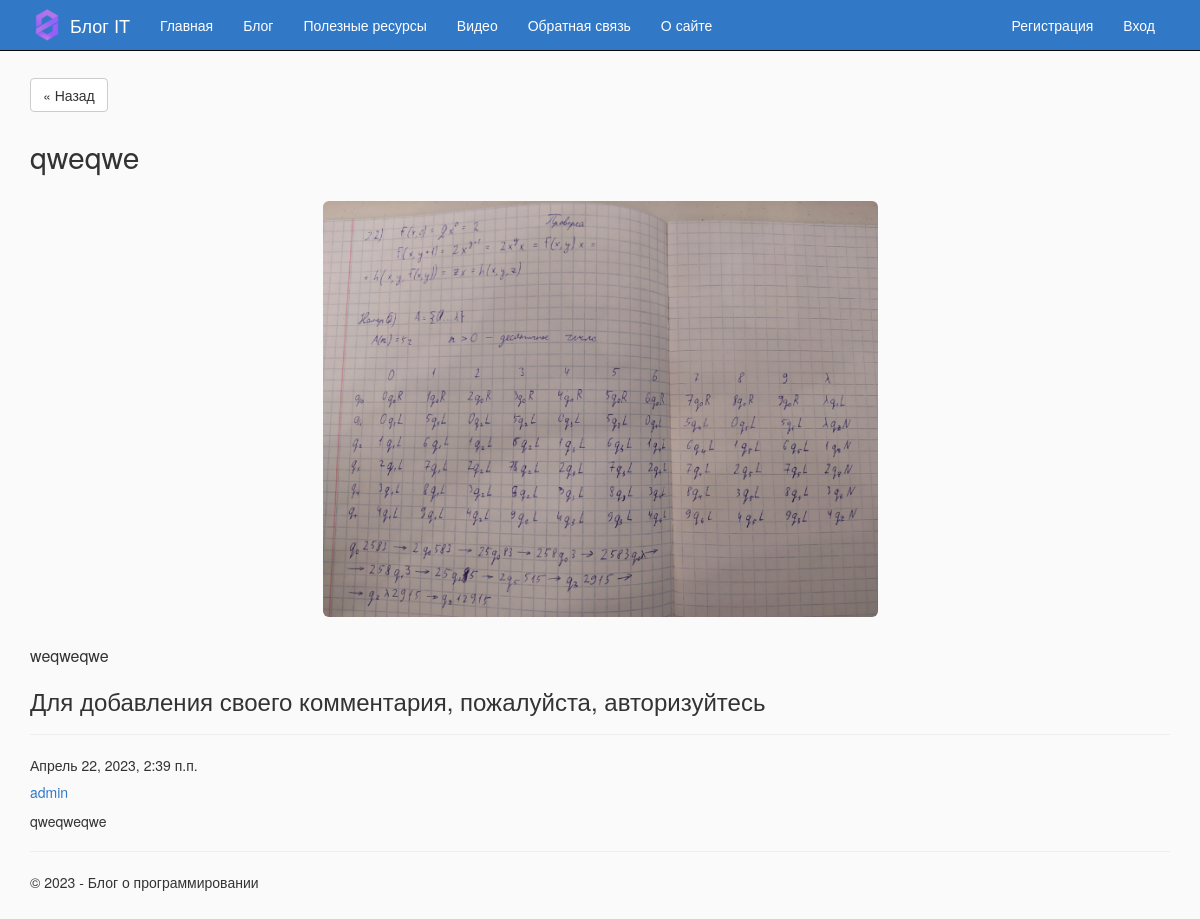
/6/, run on the app's committed database.
### app/models.py (models this page shows, shortened)
class Article(models.Model):
    author = models.ForeignKey(
        User, null=True, blank=True, on_delete=models.SET_NULL, verbose_name="Автор"
    )
    title = models.CharField(
        max_length=100, unique_for_date="posted", verbose_name="Заголовок"
    )
    description = models.TextField(verbose_name="Краткое содержание")
    content = models.TextField(verbose_name="Полное содержание")
    posted = models.DateTimeField(
        default=datetime.now(), db_index=True, verbose_name="Опубликована"
    )
    image = models.FileField(default="temp.jpg", verbose_name="Путь к картинке")
    class Meta:
        db_table = "Posts"
        ordering = ["-posted"]
        verbose_name = "статья блога"
        verbose_name_plural = "статьи блога"

class Comment(models.Model):
    text = models.TextField(verbose_name="Комментарий")
    date = models.DateTimeField(
        default=datetime.now(), db_index=True, verbose_name="Дата"
    )
    author = models.ForeignKey(User, on_delete=models.CASCADE, verbose_name="Автор")
    post = models.ForeignKey(Article, on_delete=models.CASCADE, verbose_name="Статья")
    class Meta:
        db_table = "Comments"
        verbose_name = "Комментарий"
        verbose_name_plural = "Комментарии к статьям блога"
        ordering = ["-date"]

### app/views.py (the view)
# urls.py: re_path(r'^(?P<parametr>\d+)/$', views.article, name='article'),
def article(request, parametr):
    post = Article.objects.get(id=parametr)
    comments = Comment.objects.filter(post=parametr)
    if request.method == "POST":
        form = CommentForm(request.POST)
        if form.is_valid():
            comment = form.save(commit=False)
            comment.author = request.user
            comment.date = datetime.now()
            comment.post = Article.objects.get(id=parametr)
            comment.save()
            return redirect("article", parametr=post.id)
    else:
        form = CommentForm()
    return render(
        request,
        "app/article.html",
        {
            "title": post.title,
            "post": post,
            "comments": comments,
            "form": form,
            "year": datetime.now().year,
        },
    )

### app/templates/app/article.html
{% extends "app/layout.html" %}
{% block content %}
<p class="vertical-margins"><a class="btn btn-default" href="{% url 'blog' %}">&laquo; Назад</a></p>
<h2>{{ post.title }}</h2>
{% if post.image and post.image.url != "/media/temp.jpg" %}
<div class="row vertical-margins">
    <div class="col-md-6 col-md-offset-3">
        <img src="{{ post.image.url }}" alt="Картинка" class="img-responsive img-rounded" />
    </div>
</div>
{% endif %}
<div class="article-content"><p>{{ post.content|linebreaksbr }}</p></div>
{% if user.is_authenticated %}
<h3>Добавить комментарий</h3>
<form method="post">
    {% csrf_token %}
    <div>
        {{ form.as_p }}
        <button type="submit" class="save btn btn-default">Отправить комментарий</button>
    </div>
</form>
{% else %}
<h3>Для добавления своего комментария, пожалуйста, авторизуйтесь</h3>
{% endif %}
{% for comment in comments %}
<hr />
<h7> {{ comment.date }} </h7>
<h5 class="comment-author"> {{ comment.author }} </h5>
<p> {{ comment.text|linebreaksbr }} </p>
{% endfor %}
{% endblock %}

### app/static/app/content/site.css (style rules this page uses)
body { padding-top: 50px; padding-bottom: 20px; }
body { background-color: #fafafa; }
.vertical-margins { margin-top: 2em; margin-bottom: 2em; }
.article-content { font-size: 16px; }
.comment-author { color: #3178c6; }

### data on the page
Article: title "qweqwe", image (picture), content "weqweqwe"
Comment: date "Апрель 22, 2023, 2:39 п.п.", author "admin", text "qweqweqwe"
